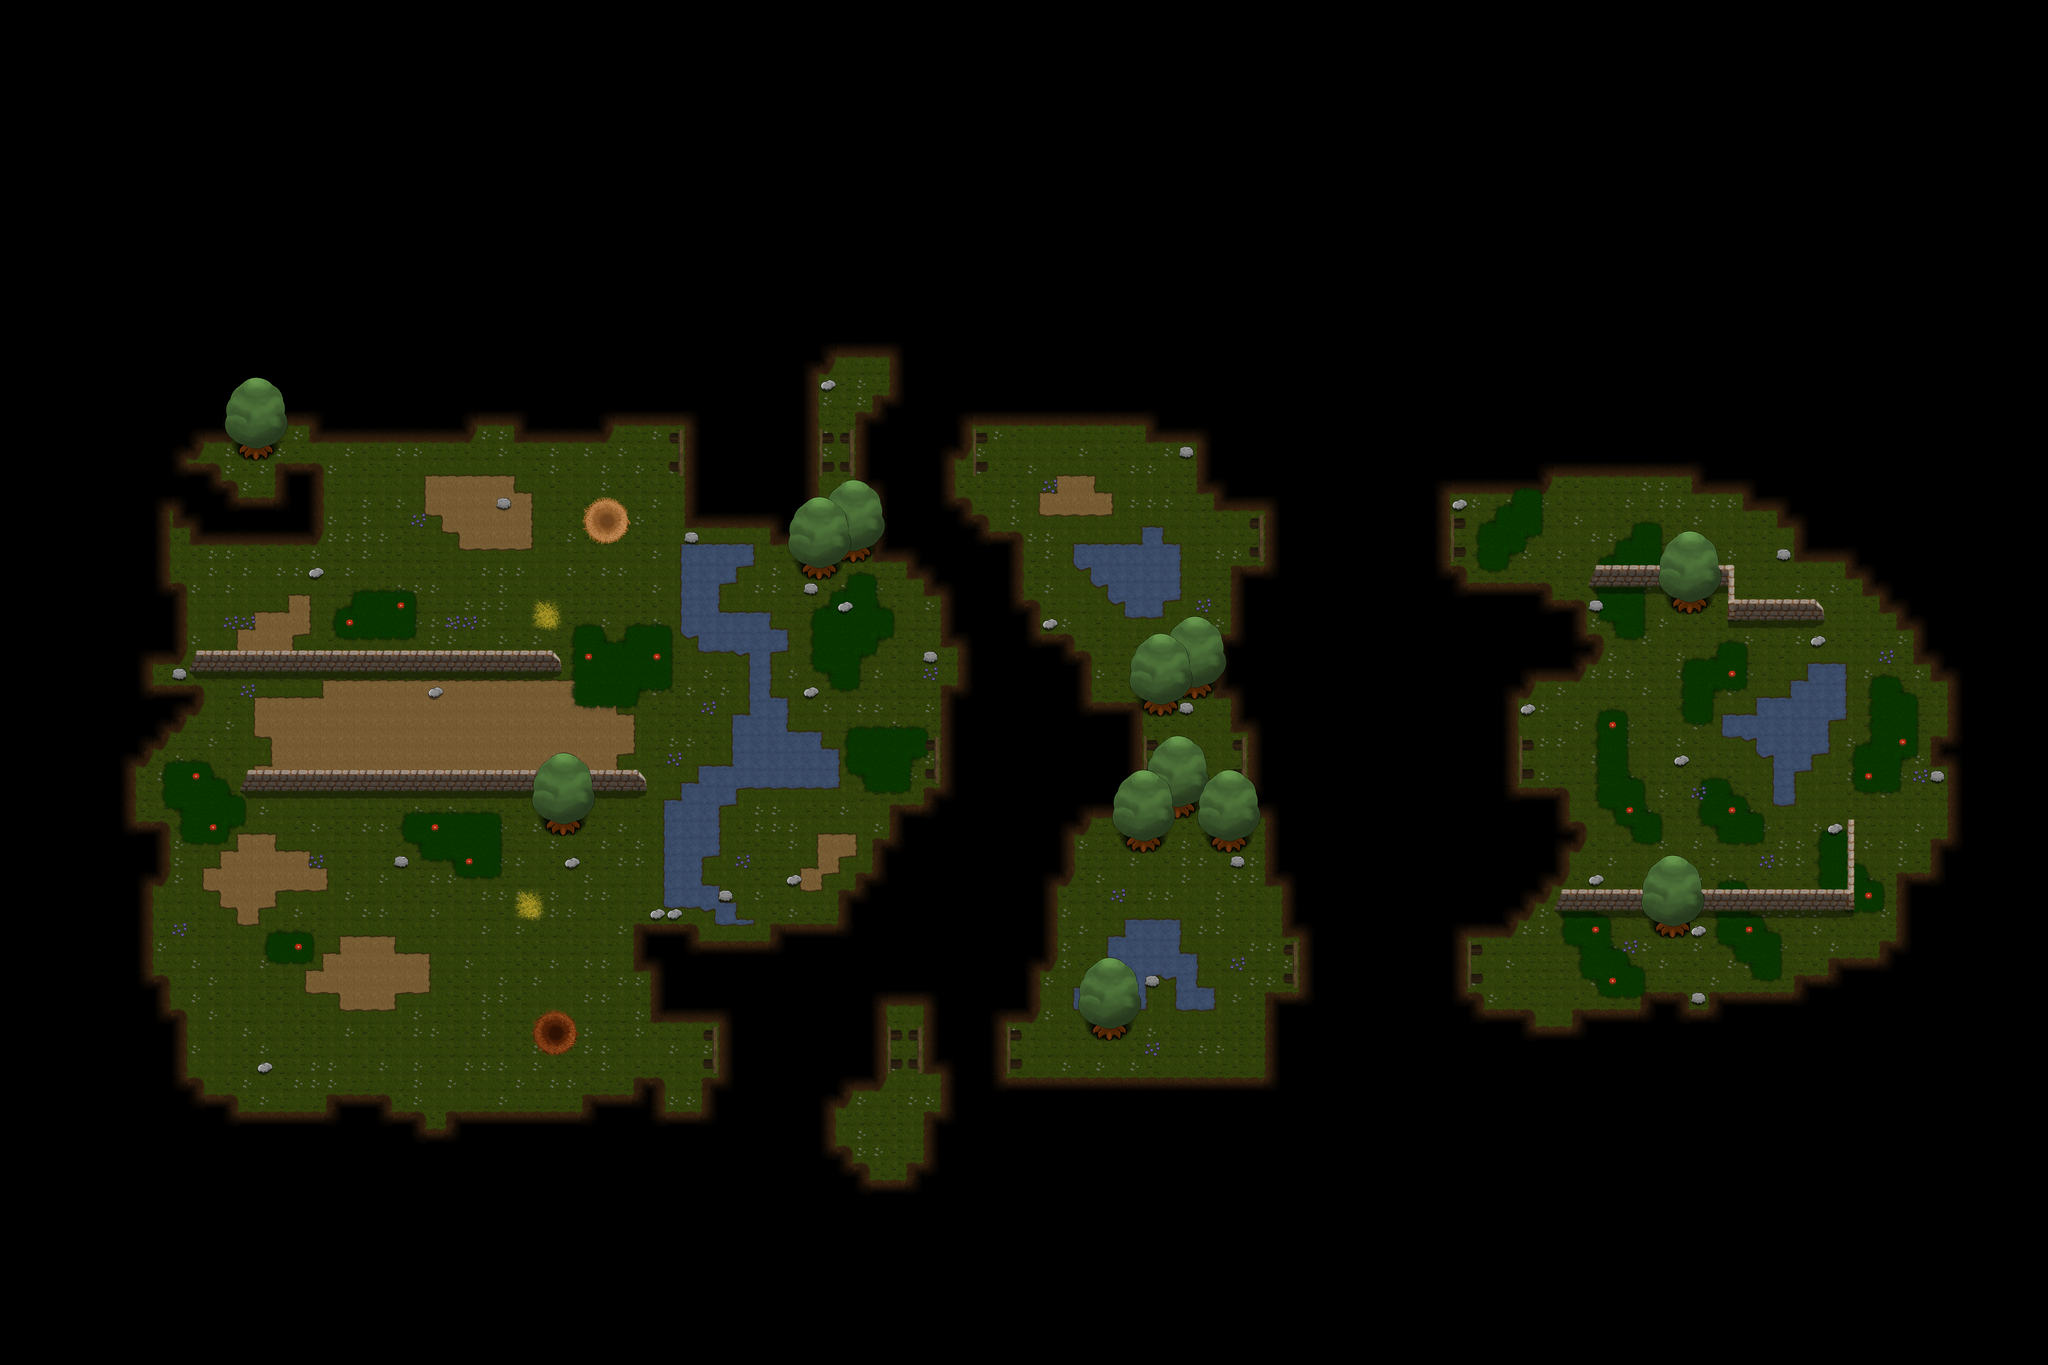

Below is a game level as drawn by its tile map, then a one-line description and the .tmx that defines it (tile-layer data replaced by summaries):
An orthogonal 120x80 tile map with 32x32 px tiles, 5 tile layers (Groundlayer (Rand, Wand, Terrain), Zonelayer (hohes Gras, Start), Detaillayer (Deko), Overlayer, ...), 16 tilesets and 417 objects (109x hole, 51x hgrass, 51x solid, 33x water, 28x bridge3, ...).

<map version="1.0" orientation="orthogonal" width="120" height="80" tilewidth="32" tileheight="32">
 <tileset firstgid="1" name="dummyWasserHalb" tilewidth="32" tileheight="32">
  <tileoffset x="1" y="1" />
  <properties>
   <property name="animation" value="" />
   <property name="animationDuration" value="0.15" />
   <property name="animationFrames" value="5" />
   <property name="animationTileOffset" value="5" />
  </properties>
  <image source="tiles/dummyWasserHalb.png" width="128" height="32" />
 </tileset>
 <tileset firstgid="5" name="egg" tilewidth="32" tileheight="32">
  <tileoffset x="1" y="1" />
  <properties>
   <property name="TYPE" value="egg" />
  </properties>
  <image source="tiles/egg.png" width="32" height="32" />
  <tile id="0">
   <properties>
    <property name="TYPE" value="egg" />
   </properties>
  </tile>
 </tileset>
 <tileset firstgid="6" name="carrot" tilewidth="32" tileheight="32">
  <tileoffset x="1" y="1" />
  <properties>
   <property name="TYPE" value="carrot" />
  </properties>
  <image source="tiles/carrot.png" width="32" height="32" />
  <tile id="0">
   <properties>
    <property name="TYPE" value="carrot" />
   </properties>
  </tile>
 </tileset>
 <tileset firstgid="7" name="clover" tilewidth="32" tileheight="32">
  <tileoffset x="1" y="1" />
  <properties>
   <property name="TYPE" value="clover" />
  </properties>
  <image source="tiles/clover.png" width="32" height="32" />
  <tile id="0">
   <properties>
    <property name="TYPE" value="clover" />
   </properties>
  </tile>
 </tileset>
 <tileset firstgid="8" name="spinach" tilewidth="32" tileheight="32">
  <tileoffset x="1" y="1" />
  <properties>
   <property name="TYPE" value="spinach" />
  </properties>
  <image source="tiles/spinach.png" width="32" height="32" />
  <tile id="0">
   <properties>
    <property name="TYPE" value="spinach" />
   </properties>
  </tile>
 </tileset>
 <tileset firstgid="9" name="bridge_horizontal_left" tilewidth="32" tileheight="96">
  <tileoffset x="1" y="1" />
  <image source="tiles/bridge_horizontal_left.png" width="32" height="96" />
 </tileset>
 <tileset firstgid="10" name="bridge_horizontal_middle" tilewidth="32" tileheight="96">
  <tileoffset x="1" y="1" />
  <image source="tiles/bridge_horizontal_middle.png" width="32" height="96" />
 </tileset>
 <tileset firstgid="11" name="bridge_horizontal_right" tilewidth="32" tileheight="96">
  <tileoffset x="1" y="1" />
  <image source="tiles/bridge_horizontal_right.png" width="32" height="96" />
 </tileset>
 <tileset firstgid="12" name="bridge_vertical_bottom" tilewidth="96" tileheight="32">
  <tileoffset x="1" y="1" />
  <image source="tiles/bridge_vertical_bottom.png" width="96" height="32" />
 </tileset>
 <tileset firstgid="13" name="bridge_vertical_middle" tilewidth="96" tileheight="32">
  <tileoffset x="1" y="1" />
  <image source="tiles/bridge_vertical_middle.png" width="96" height="32" />
 </tileset>
 <tileset firstgid="14" name="bridge_vertical_top" tilewidth="96" tileheight="32">
  <tileoffset x="1" y="1" />
  <image source="tiles/bridge_vertical_top.png" width="96" height="32" />
 </tileset>
 <tileset firstgid="15" name="dummyTilesHalb" tilewidth="32" tileheight="32">
  <tileoffset x="1" y="1" />
  <image source="tiles/dummyTilesHalb.png" width="512" height="512" />
  <terraintypes>
   <terrain name="Gras" tile="-1" />
   <terrain name="Weg" tile="-1" />
   <terrain name="Abgrund" tile="-1" />
   <terrain name="Wasser" tile="-1" />
   <terrain name="HGras" tile="-1" />
   <terrain name="StartB" tile="-1" />
   <terrain name="StartW" tile="-1" />
   <terrain name="Empty" tile="-1" />
  </terraintypes>
  <tile id="0" terrain="0,0,0,0" />
  <tile id="1" terrain="0,0,0,0" />
  <tile id="2" terrain="0,0,0,0" />
  <tile id="3" terrain="0,0,0,0" />
  <tile id="16" terrain="0,0,0,1" />
  <tile id="17" terrain="0,0,1,1" />
  <tile id="18" terrain="0,0,1,0" />
  <tile id="21" terrain="7,7,7,4" />
  <tile id="22" terrain="7,7,4,4" />
  <tile id="23" terrain="7,7,4,7" />
  <tile id="32" terrain="0,1,0,1" />
  <tile id="33" terrain="1,1,1,1" />
  <tile id="34" terrain="1,0,1,0" />
  <tile id="35" terrain="0,1,1,1" />
  <tile id="36" terrain="1,0,1,1" />
  <tile id="37" terrain="7,4,7,4" />
  <tile id="38" terrain="4,4,4,4" />
  <tile id="39" terrain="4,7,4,7" />
  <tile id="40" terrain="4,4,4,7" />
  <tile id="41" terrain="4,4,7,4" />
  <tile id="48" terrain="0,1,0,0" />
  <tile id="49" terrain="1,1,0,0" />
  <tile id="50" terrain="1,0,0,0" />
  <tile id="51" terrain="1,1,0,1" />
  <tile id="52" terrain="1,1,1,0" />
  <tile id="53" terrain="7,4,7,7" />
  <tile id="54" terrain="4,4,7,7" />
  <tile id="55" terrain="4,7,7,7" />
  <tile id="56" terrain="4,7,4,4" />
  <tile id="57" terrain="7,4,4,4" />
  <tile id="64" terrain="0,0,0,3" />
  <tile id="65" terrain="0,0,3,3" />
  <tile id="66" terrain="0,0,3,0" />
  <tile id="69" terrain="0,0,0,2" />
  <tile id="70" terrain="0,0,2,2" />
  <tile id="71" terrain="0,0,2,0" />
  <tile id="80" terrain="0,3,0,3" />
  <tile id="81" terrain="3,3,3,3" />
  <tile id="82" terrain="3,0,3,0" />
  <tile id="83" terrain="0,3,3,3" />
  <tile id="84" terrain="3,0,3,3" />
  <tile id="85" terrain="0,2,0,2" />
  <tile id="86" terrain="2,2,2,2" />
  <tile id="87" terrain="2,0,2,0" />
  <tile id="88" terrain="0,2,2,2" />
  <tile id="89" terrain="2,0,2,2" />
  <tile id="96" terrain="0,3,0,0" />
  <tile id="97" terrain="3,3,0,0" />
  <tile id="98" terrain="3,0,0,0" />
  <tile id="99" terrain="3,3,0,3" />
  <tile id="100" terrain="3,3,3,0" />
  <tile id="101" terrain="0,2,0,0" />
  <tile id="102" terrain="2,2,0,0" />
  <tile id="103" terrain="2,0,0,0" />
  <tile id="104" terrain="2,2,0,2" />
  <tile id="105" terrain="2,2,2,0" />
  <tile id="117" terrain="7,7,7,5" />
  <tile id="118" terrain="7,7,5,5" />
  <tile id="119" terrain="7,7,5,7" />
  <tile id="122" terrain="7,7,7,6" />
  <tile id="123" terrain="7,7,6,6" />
  <tile id="124" terrain="7,7,6,7" />
  <tile id="133" terrain="7,5,7,5" />
  <tile id="134" terrain="5,5,5,5" />
  <tile id="135" terrain="5,7,5,7" />
  <tile id="136" terrain="7,5,5,5" />
  <tile id="137" terrain="5,7,5,5" />
  <tile id="138" terrain="7,6,7,6" />
  <tile id="139" terrain="6,6,6,6" />
  <tile id="140" terrain="6,7,6,7" />
  <tile id="141" terrain="7,6,6,6" />
  <tile id="142" terrain="6,7,6,6" />
  <tile id="149" terrain="7,5,7,7" />
  <tile id="150" terrain="5,5,7,7" />
  <tile id="151" terrain="5,7,7,7" />
  <tile id="152" terrain="5,5,7,5" />
  <tile id="153" terrain="5,5,5,7" />
  <tile id="154" terrain="7,6,7,7" />
  <tile id="155" terrain="6,6,7,7" />
  <tile id="156" terrain="6,7,7,7" />
  <tile id="157" terrain="6,6,7,6" />
  <tile id="158" terrain="6,6,6,7" />
  <tile id="255" terrain="7,7,7,7" />
 </tileset>
 <tileset firstgid="271" name="bush" tilewidth="64" tileheight="64">
  <tileoffset x="1" y="1" />
  <properties>
   <property name="TYPE" value="bush" />
  </properties>
  <image source="tiles/bush.png" width="64" height="64" />
  <tile id="0">
   <properties>
    <property name="TYPE" value="bush" />
   </properties>
  </tile>
 </tileset>
 <tileset firstgid="272" name="straw" tilewidth="64" tileheight="64">
  <tileoffset x="1" y="1" />
  <properties>
   <property name="TYPE" value="hay" />
  </properties>
  <image source="tiles/straw.png" width="64" height="64" />
  <tile id="0">
   <properties>
    <property name="TYPE" value="hay" />
   </properties>
  </tile>
 </tileset>
 <tileset firstgid="273" name="switch" tilewidth="64" tileheight="64">
  <tileoffset x="1" y="1" />
  <image source="tiles/switch.png" width="64" height="64" />
 </tileset>
 <tileset firstgid="274" name="Home" tilewidth="32" tileheight="32">
  <image source="tiles/home.png" trans="ffffff" width="192" height="96" />
  <terraintypes>
   <terrain name="startb" tile="-1" />
   <terrain name="startw" tile="-1" />
  </terraintypes>
  <tile id="0" terrain=",,,0" />
  <tile id="1" terrain=",,0,0" />
  <tile id="2" terrain=",,0," />
  <tile id="3" terrain=",,,1" />
  <tile id="4" terrain=",,1,1" />
  <tile id="5" terrain=",,1," />
  <tile id="6" terrain=",0,,0" />
  <tile id="7" terrain="0,0,0,0" />
  <tile id="8" terrain="0,,0," />
  <tile id="9" terrain=",1,,1" />
  <tile id="10" terrain="1,1,1,1" />
  <tile id="11" terrain="1,,1," />
  <tile id="12" terrain=",0,," />
  <tile id="13" terrain="0,0,," />
  <tile id="14" terrain="0,,," />
  <tile id="15" terrain=",1,," />
  <tile id="16" terrain="1,1,," />
  <tile id="17" terrain="1,,," />
 </tileset>
 <layer name="Groundlayer (Rand, Wand, Terrain)" width="120" height="80">
  <data>[9600 cells, 9600 non-empty, 43 distinct tile ids]</data>
 </layer>
 <layer name="Zonelayer (hohes Gras, Start)" width="120" height="80">
  <data>[9600 cells, 9478 non-empty, 47 distinct tile ids]</data>
 </layer>
 <layer name="Detaillayer (Deko)" width="120" height="80">
  <data>[9600 cells, 247 non-empty, 25 distinct tile ids]</data>
 </layer>
 <objectgroup name="Brueckenebene" width="120" height="80">
  <object name="bridge1" gid="10" x="1824" y="2016" />
  <object name="bridge1" gid="10" x="1792" y="2016" />
  <object name="bridge1" gid="10" x="1760" y="2016" />
  <object name="bridge1" gid="10" x="1600" y="2016" />
  <object name="bridge1" gid="10" x="1568" y="2016" />
  <object name="bridge1" gid="10" x="1536" y="2016" />
  <object name="bridge1" gid="10" x="1504" y="2016" />
  <object name="bridge1" gid="10" x="1472" y="2016" />
  <object name="bridge1" gid="10" x="1440" y="2016" />
  <object name="bridge1" gid="10" x="1408" y="2016" />
  <object name="bridge1" gid="10" x="1376" y="2016" />
  <object gid="10" x="1312" y="896" />
  <object name="bridge" gid="10" x="1504" y="896" />
  <object name="bridge" gid="10" x="1344" y="896" />
  <object name="bridge" gid="10" x="1408" y="896" />
  <object name="bridge" gid="10" x="1440" y="896" />
  <object name="bridge" gid="10" x="1472" y="896" />
  <object name="bridge" gid="10" x="1600" y="896" />
  <object name="bridge" gid="10" x="1632" y="896" />
  <object name="bridge" gid="10" x="1664" y="896" />
  <object name="bridge" gid="10" x="1696" y="896" />
  <object name="bridge" gid="10" x="1728" y="896" />
  <object name="bridge" gid="10" x="1792" y="896" />
  <object name="bridge" gid="10" x="1376" y="896" />
  <object name="bridge3" gid="10" x="1824" y="1472" />
  <object name="bridge3" gid="10" x="2016" y="1472" />
  <object name="bridge3" gid="10" x="2720" y="1472" />
  <object name="bridge3" gid="10" x="2688" y="1472" />
  <object name="bridge3" gid="10" x="1984" y="1472" />
  <object name="bridge3" gid="10" x="2624" y="1472" />
  <object name="bridge3" gid="10" x="1952" y="1472" />
  <object name="bridge3" gid="10" x="2752" y="1472" />
  <object name="bridge3" gid="10" x="2464" y="1472" />
  <object name="bridge3" gid="10" x="1920" y="1472" />
  <object name="bridge3" gid="10" x="2080" y="1472" />
  <object name="bridge3" gid="10" x="2048" y="1472" />
  <object name="bridge3" gid="10" x="1888" y="1472" />
  <object name="bridge3" gid="10" x="1792" y="1472" />
  <object name="bridge3" gid="10" x="1856" y="1472" />
  <object name="bridge3" gid="10" x="2656" y="1472" />
  <object name="bridge3" gid="10" x="2496" y="1472" />
  <object name="bridge3" gid="10" x="2560" y="1472" />
  <object name="bridge3" gid="10" x="2528" y="1472" />
  <object name="bridge3" gid="10" x="2368" y="1472" />
  <object name="bridge3" gid="10" x="2432" y="1472" />
  <object name="bridge3" gid="10" x="2400" y="1472" />
  <object name="bridge3" gid="10" x="2592" y="1472" />
  <object name="bridge4" gid="10" x="2464" y="1856" />
  <object name="bridge4" gid="10" x="2496" y="1856" />
  <object name="bridge4" gid="10" x="2528" y="1856" />
  <object name="bridge4" gid="10" x="2560" y="1856" />
  <object name="bridge4" gid="10" x="2592" y="1856" />
  <object name="bridge4" gid="10" x="2624" y="1856" />
  <object name="bridge4" gid="10" x="2656" y="1856" />
  <object name="bridge4" gid="10" x="2688" y="1856" />
  <object name="bridge5" gid="10" x="2400" y="1056" />
  <object name="bridge5" gid="10" x="2464" y="1056" />
  <object name="bridge5" gid="10" x="2496" y="1056" />
  <object name="bridge5" gid="10" x="2528" y="1056" />
  <object name="bridge5" gid="10" x="2560" y="1056" />
  <object name="bridge5" gid="10" x="2592" y="1056" />
  <object name="bridge5" gid="10" x="2624" y="1056" />
  <object name="bridge5" gid="10" x="2656" y="1056" />
  <object name="bridge5" gid="10" x="2432" y="1056" />
  <object name="bridge" gid="10" x="1760" y="896" />
  <object gid="10" x="1280" y="896" />
  <object name="bridge3" gid="10" x="1760" y="1472" />
  <object name="bridge3" gid="10" x="2112" y="1472" />
  <object name="bridge1" gid="10" x="1856" y="2016" />
  <object name="bridge1" gid="10" x="1728" y="2016" />
  <object name="bridge1" gid="10" x="1632" y="2016" />
  <object name="bridge1" gid="10" x="1344" y="2016" />
  <object name="bridge3" gid="10" x="2784" y="1472" />
  <object name="bridge3" gid="10" x="2816" y="1472" />
  <object name="bridge5" gid="10" x="2688" y="1056" />
  <object name="bridge5" gid="10" x="2368" y="1056" />
  <object name="bridge3" gid="10" x="2336" y="1472" />
  <object name="bridge4" gid="10" x="2432" y="1856" />
  <object name="bridge4" gid="10" x="2720" y="1856" />
 </objectgroup>
 <objectgroup name="Aktionsebene (Ei, Schalter, Busch, Futter)" width="120" height="80">
  <object name="switch3" gid="273" x="2176" y="1664">
   <properties>
    <property name="activate" value="false" />
   </properties>
  </object>
  <object name="switch3" gid="273" x="2048" y="1280">
   <properties>
    <property name="activate" value="false" />
   </properties>
  </object>
  <object name="switch1" gid="273" x="1504" y="1696">
   <properties>
    <property name="activate" value="false" />
   </properties>
  </object>
  <object name="switch2" gid="273" x="1632" y="1152">
   <properties>
    <property name="activate" value="false" />
   </properties>
  </object>
  <object name="switch5" gid="273" x="2880" y="1920">
   <properties>
    <property name="activate" value="false" />
   </properties>
  </object>
  <object name="switch4" gid="273" x="2912" y="1120">
   <properties>
    <property name="activate" value="false" />
   </properties>
  </object>
  <object gid="272" x="960" y="1728" />
  <object gid="272" x="992" y="1184" />
  <object gid="271" x="1664" y="1408" />
  <object gid="271" x="1632" y="1472" />
  <object gid="271" x="1536" y="1312" />
  <object gid="271" x="1536" y="1568" />
  <object gid="271" x="1536" y="800" />
  <object gid="271" x="1664" y="2080" />
  <object gid="271" x="736" y="1952" />
  <object gid="271" x="832" y="1792" />
  <object gid="271" x="416" y="1440" />
  <object gid="271" x="352" y="1408" />
  <object gid="271" x="1088" y="1312" />
  <object gid="271" x="1184" y="1376" />
  <object gid="271" x="2336" y="1760" />
  <object gid="271" x="2240" y="1376" />
  <object gid="271" x="2048" y="896" />
  <object gid="271" x="2016" y="1120" />
  <object gid="271" x="3264" y="1216" />
  <object gid="271" x="3136" y="1408" />
  <object gid="271" x="3424" y="1536" />
  <object gid="271" x="3456" y="1248" />
  <object gid="271" x="3200" y="1856" />
  <object gid="271" x="3136" y="1824" />
  <object gid="271" x="2784" y="1888" />
  <object gid="271" x="2816" y="1088" />
  <object gid="271" x="2976" y="960" />
  <object gid="5" x="1184" y="1472" />
  <object gid="5" x="1120" y="1280" />
  <object gid="5" x="448" y="1408" />
  <object gid="5" x="800" y="1376" />
  <object gid="5" x="544" y="864" />
  <object gid="5" x="1248" y="2080" />
  <object gid="5" x="1696" y="1440" />
  <object gid="5" x="2048" y="1824" />
  <object gid="5" x="2208" y="1408" />
  <object gid="5" x="2272" y="1440" />
  <object gid="5" x="2080" y="864" />
  <object gid="5" x="2368" y="1728" />
  <object gid="5" x="2240" y="1184" />
  <object gid="5" x="2816" y="1856" />
  <object gid="5" x="2848" y="1056" />
  <object gid="5" x="3168" y="1376" />
  <object gid="5" x="3136" y="1376" />
  <object gid="5" x="3456" y="1504" />
  <object gid="5" x="3424" y="1504" />
  <object gid="5" x="3488" y="1216" />
  <object gid="5" x="3456" y="1216" />
  <object gid="5" x="3296" y="1312" />
  <object gid="5" x="3296" y="1440" />
  <object gid="5" x="1600" y="736" />
  <object gid="5" x="1664" y="2176" />
  <object gid="6" x="3168" y="1632" />
  <object gid="6" x="3040" y="1152" />
  <object gid="7" x="2752" y="1088" />
  <object gid="7" x="2848" y="1888" />
  <object gid="8" x="800" y="1408" />
  <object gid="8" x="1632" y="1408" />
  <object gid="6" x="2208" y="1568" />
  <object gid="6" x="1600" y="768" />
  <object gid="6" x="1568" y="2112" />
  <object gid="6" x="3424" y="1376" />
 </objectgroup>
 <objectgroup name="Zonenebene" width="120" height="80" visible="0">
  <object type="hole" x="2464" y="800" width="256" height="1536" />
  <object type="hole" x="2304" y="1056" width="448" height="320" />
  <object type="hole" x="2752" y="1088" width="160" height="192" />
  <object type="hole" x="2752" y="1120" width="224" height="160" />
  <object type="hole" x="2720" y="1280" width="128" height="480" />
  <object type="hole" x="2368" y="1472" width="576" height="192" />
  <object type="hole" x="2400" y="1664" width="64" height="96" />
  <object type="hole" x="2336" y="1472" width="32" height="64" />
  <object type="hole" x="2848" y="1664" width="64" height="32" />
  <object type="hole" x="2848" y="1696" width="32" height="32" />
  <object type="hole" x="2944" y="1536" width="32" height="64" />
  <object type="hole" x="2976" y="1184" width="32" height="64" />
  <object type="hole" x="2848" y="1280" width="32" height="32" />
  <object type="hole" x="2336" y="1376" width="128" height="96" />
  <object type="hole" x="2368" y="800" width="96" height="288" />
  <object type="hole" x="2240" y="800" width="128" height="128" />
  <object type="hole" x="2272" y="928" width="96" height="32" />
  <object type="hole" x="2432" y="1760" width="32" height="96" />
  <object type="hole" x="2368" y="1856" width="416" height="352" />
  <object type="hole" x="2784" y="1920" width="640" height="288" />
  <object type="hole" x="2784" y="1888" width="96" height="32" />
  <object type="hole" x="2944" y="1888" width="480" height="32" />
  <object type="hole" x="3072" y="1856" width="96" height="32" />
  <object type="hole" x="3200" y="1856" width="224" height="32" />
  <object type="hole" x="3424" y="1792" width="224" height="416" />
  <object type="hole" x="3360" y="1824" width="64" height="32" />
  <object type="hole" x="3520" y="1760" width="192" height="32" />
  <object type="hole" x="3552" y="1632" width="160" height="128" />
  <object type="hole" x="3616" y="1568" width="96" height="64" />
  <object type="hole" x="3648" y="1280" width="64" height="288" />
  <object type="hole" x="3616" y="1376" width="32" height="64" />
  <object type="hole" x="3360" y="896" width="352" height="160" />
  <object type="hole" x="3488" y="1056" width="224" height="64" />
  <object type="hole" x="3584" y="1120" width="128" height="128" />
  <object type="hole" x="3616" y="1248" width="96" height="32" />
  <object type="hole" x="3552" y="1120" width="32" height="64" />
  <object type="hole" x="3520" y="1120" width="32" height="32" />
  <object type="hole" x="3456" y="1056" width="32" height="32" />
  </objectgroup>
 <objectgroup name="Renderlayer" width="120" height="80">
  <properties>
   <property name="renderEntities" value="true" />
  </properties>
 </objectgroup>
 <objectgroup name="Spielerebene (physikalische Zone)" width="120" height="80" visible="0">
  <!-- 51 objects omitted --></objectgroup>
 <layer name="Overlayer" width="120" height="80">
  <data>[9600 cells, 147 non-empty, 18 distinct tile ids]</data>
 </layer>
 <layer name="Overoverlayer(je nach Bedarf)" width="120" height="80">
  <data>[9600 cells, 98 non-empty, 14 distinct tile ids]</data>
 </layer>
</map>
<!-- 232 of 417 objects omitted -->
